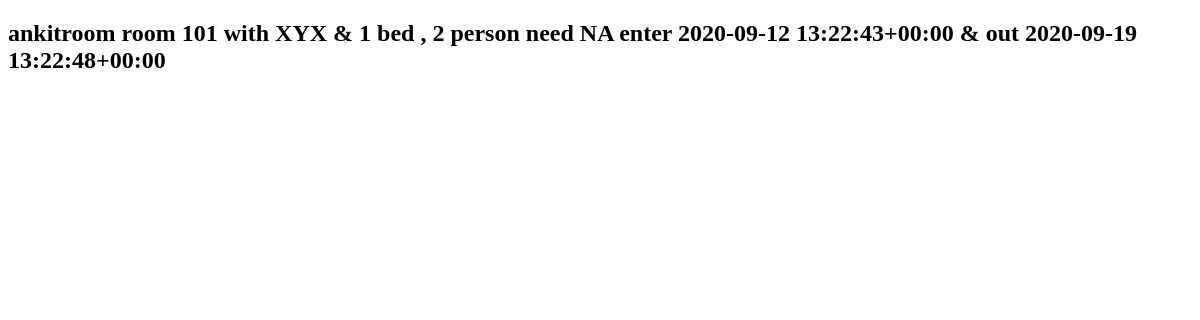
/booking/, run on an earlier commit of the app's database.
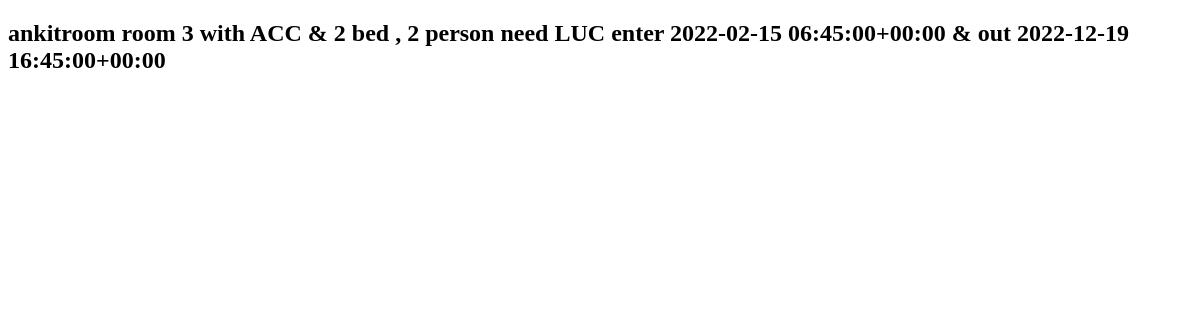
And on a later commit of the database.
### yoyo/models.py (models this page shows)
class Booking(models.Model):
    user = models.ForeignKey(settings.AUTH_USER_MODEL, on_delete = models.CASCADE)
    room = models.ForeignKey(Room, on_delete = models.CASCADE)
    check_in = models.DateTimeField()
    check_out = models.DateTimeField()
    def __str__(self):
        return f'{self.user} room {self.room} enter {self.check_in} & out {self.check_out}'

class Room(models.Model):
    ROOM_TYPES={
        ('NOR','NORMAL'),
        ('ACC','AC'),
        ('NAC','NON-AC'),
        ('KIG','KING'),
        ('QUE','QUEEN'),
        ('XYX','COUPLE-FRIENDLY'),
    }
    MEAL_TYPES={
        ('BKFST','BREAKFAST'),
        ('LUC','LUNCH'),
        ('DIN','DINNER'),
        ('NA','NOTHING'),
    }
    IDPROOF_TYPES={
        ('AAD','AADHAR'),
        ('DLI','DRIVING-LICENCE'),
        ('PAS','PASSPORT'),
    }
    number = models.IntegerField()
    types = models.CharField(max_length=3, choices=ROOM_TYPES)
    beds = models.IntegerField()
    capacity = models.IntegerField()
    meals = models.CharField(default="none",max_length=5, choices=MEAL_TYPES)
    idcard = models.CharField(default="none",max_length=3, choices=IDPROOF_TYPES)
    def __str__(self):
        return f'{self.number} with {self.types} & {self.beds} bed , {self.capacity} person need {self.meals}'    # F is a new format to represent the string

### yoyo/views.py (the view)
# urls.py: path('booking/', BookingList.as_view(), name='BookingList'),
class BookingList(ListView):
    model = Booking

### yoyo/templates/yoyo/booking_list.html (shortened to what this page needs)
<!DOCTYPE html>
<html>
   <head>
   </head>
    <body>
      {%for booking in booking_list%}
      <h2>{{booking}}</h2>
      {% endfor %}
    </body>
</html>

What changed in the data, as far as the page shows it:
removed Booking: user+room+check_in "ankitroom room 101 with XYX & 1 bed , 2 person need NA enter 2020-09-12 13:22:43+00:00 & out 2020-09-19 13:22:48+00:00"
added Booking: user+room+check_in "ankitroom room 3 with ACC & 2 bed , 2 person need LUC enter 2022-02-15 06:45:00+00:00 & out 2022-12-19 16:45:00+00:00"
